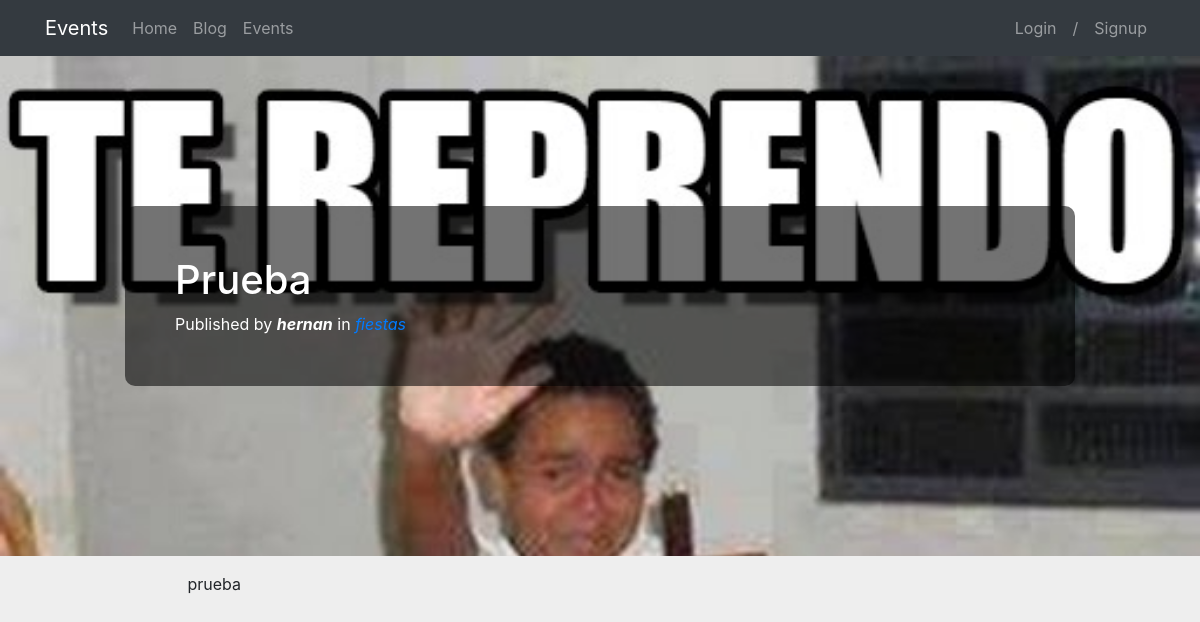
The page /blog/1/ on the database as committed earlier.
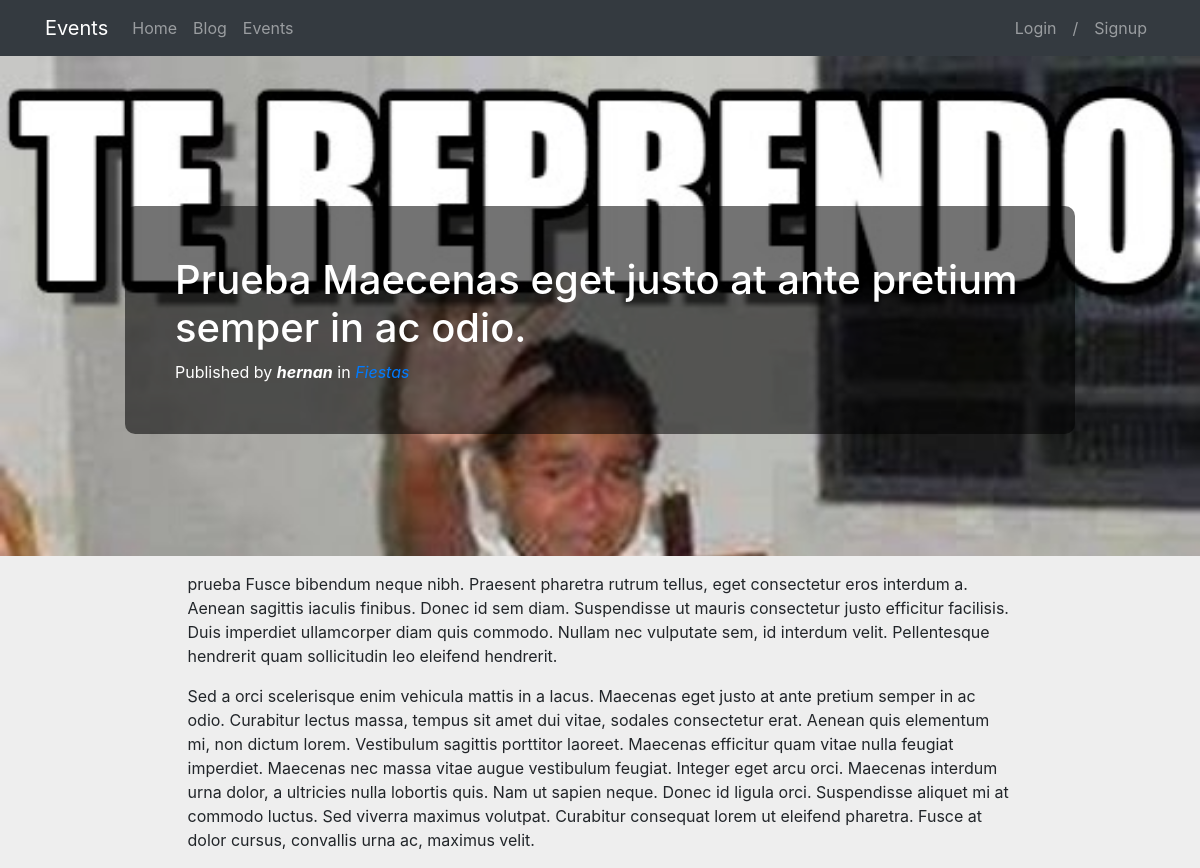
The same page on the database as committed later.
### blog/models.py (models this page shows, shortened)
class Post(models.Model):
    title = models.CharField(max_length=200, verbose_name="Title")
    content = RichTextField(verbose_name="Content")
    published = models.DateTimeField(verbose_name="Published date", default=now)
    image = models.ImageField(upload_to="blog", null=True, blank=True)
    author = models.ForeignKey(User, on_delete=models.CASCADE)
    categories = models.ManyToManyField(Category, verbose_name="Categories", related_name="get_posts")
    created = models.DateTimeField(auto_now_add=True, verbose_name="Created")
    updated = models.DateTimeField(auto_now=True, verbose_name="Updated")
    class Meta:
        ordering = ['-created']

class Category(models.Model):
    name = models.CharField(max_length=100, verbose_name="Name")
    created = models.DateTimeField(auto_now_add=True, verbose_name="Created")
    updated = models.DateTimeField(auto_now=True, verbose_name="Updated")
    class Meta:
        verbose_name_plural = "categories"
        ordering = ['-created']

### blog/views.py (the view)
# urls.py: path('<int:pk>/', BlogDetailView.as_view(), name='page'),
class BlogDetailView(DetailView):
    model = Post

### blog/templates/blog/post_detail.html (shortened to what this page needs)
{% extends 'base.html' %}
{% load static %}
{% block content %}
<header class="masthead" {% if post.image %} style="background-size: cover;height: 500px;background-image: url('{{post.image.url}}')" {% endif %}>
  <div class="container">
    <div class="row">
      <div class="col-md-10 mx-auto" style="border-radius: 10px;margin-top: 150px;background: #0000008c;color: #fff;padding: 50px;">
        <div class="site-heading">
          <h1>{{post.title}}</h1>
          <span class="subheading">Published by <em><b>{{post.author}}</b></em> in
            <em>
             {% for categoria in post.categories.all %}
              <a href="{% url 'category' categoria.id %}" class="link">{{categoria.name}}</a>{% if not forloop.last %},{% endif %}
             {% endfor %}
            </em>
          </span>
        </div>
      </div>
    </div>
  </div>
</header>
 <div class="container">
    <div class="row mt-3">
      <div class="col-md-9 mx-auto">
        <div>
          {{post.content|safe}}
        </div>
      </div>
    </div>
  </div>
 {% endblock %}

Rows that differ between the two databases and show on the page:
changed Post "hernan": title "Prueba" → "Prueba Maecenas eget justo at ante pretium semper in ac odio."; content "prueba" → "prueba Fusce bibendum neque nibh. Praesent pharetra rutrum tellus, eget consectetur eros interdum a. Aenean sagittis iaculis finibus. Donec id sem diam. Suspendisse ut mauris consectetur justo efficitur facilisis. Duis imperdiet ullamcorper diam quis commodo. Nullam nec vulputate sem, id interdum velit. Pellentesque hendrerit quam sollicitudin leo eleifend hendrerit. Sed a orci scelerisque enim vehicula mattis in a lacus. Maecenas eget justo at ante pretium semper in ac odio. Curabitur lectus massa, tempus sit amet dui vitae, sodales consectetur erat. Aenean quis elementum mi, non dictum lorem. Vestibulum sagittis porttitor laoreet. Maecenas efficitur quam vitae nulla feugiat imperdiet.…"
changed Category: name "fiestas" → "Fiestas"
